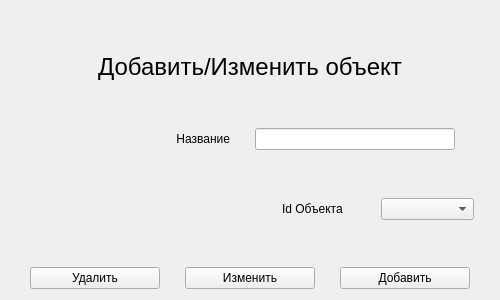
<?xml version="1.0" encoding="UTF-8"?>
<ui version="4.0">
 <class>NewObject</class>
 <widget class="QWidget" name="NewObject">
  <property name="geometry">
   <rect>
    <x>0</x>
    <y>0</y>
    <width>500</width>
    <height>300</height>
   </rect>
  </property>
  <property name="windowTitle">
   <string>Form</string>
  </property>
  <layout class="QGridLayout" name="gridLayout">
   <item row="4" column="0">
    <spacer name="verticalSpacer_2">
     <property name="orientation">
      <enum>Qt::Vertical</enum>
     </property>
     <property name="sizeHint" stdset="0">
      <size>
       <width>20</width>
       <height>20</height>
      </size>
     </property>
    </spacer>
   </item>
   <item row="6" column="0">
    <spacer name="verticalSpacer">
     <property name="orientation">
      <enum>Qt::Vertical</enum>
     </property>
     <property name="sizeHint" stdset="0">
      <size>
       <width>20</width>
       <height>10</height>
      </size>
     </property>
    </spacer>
   </item>
   <item row="0" column="0">
    <spacer name="verticalSpacer_4">
     <property name="orientation">
      <enum>Qt::Vertical</enum>
     </property>
     <property name="sizeHint" stdset="0">
      <size>
       <width>20</width>
       <height>10</height>
      </size>
     </property>
    </spacer>
   </item>
   <item row="2" column="0">
    <spacer name="verticalSpacer_3">
     <property name="orientation">
      <enum>Qt::Vertical</enum>
     </property>
     <property name="sizeHint" stdset="0">
      <size>
       <width>20</width>
       <height>40</height>
      </size>
     </property>
    </spacer>
   </item>
   <item row="5" column="0">
    <layout class="QHBoxLayout" name="horizontalLayout_2">
     <item>
      <spacer name="horizontalSpacer">
       <property name="orientation">
        <enum>Qt::Horizontal</enum>
       </property>
       <property name="sizeHint" stdset="0">
        <size>
         <width>40</width>
         <height>20</height>
        </size>
       </property>
      </spacer>
     </item>
     <item>
      <widget class="QLabel" name="label_8">
       <property name="minimumSize">
        <size>
         <width>93</width>
         <height>0</height>
        </size>
       </property>
       <property name="maximumSize">
        <size>
         <width>93</width>
         <height>16777215</height>
        </size>
       </property>
       <property name="text">
        <string>Id Объекта</string>
       </property>
      </widget>
     </item>
     <item>
      <widget class="QComboBox" name="comboBoxId">
       <property name="minimumSize">
        <size>
         <width>93</width>
         <height>0</height>
        </size>
       </property>
       <property name="maximumSize">
        <size>
         <width>93</width>
         <height>16777215</height>
        </size>
       </property>
      </widget>
     </item>
     <item>
      <spacer name="horizontalSpacer_4">
       <property name="orientation">
        <enum>Qt::Horizontal</enum>
       </property>
       <property name="sizeType">
        <enum>QSizePolicy::Minimum</enum>
       </property>
       <property name="sizeHint" stdset="0">
        <size>
         <width>15</width>
         <height>20</height>
        </size>
       </property>
      </spacer>
     </item>
    </layout>
   </item>
   <item row="1" column="0">
    <widget class="QLabel" name="label">
     <property name="font">
      <font>
       <pointsize>18</pointsize>
      </font>
     </property>
     <property name="text">
      <string>Добавить/Изменить объект</string>
     </property>
     <property name="alignment">
      <set>Qt::AlignCenter</set>
     </property>
    </widget>
   </item>
   <item row="3" column="0">
    <layout class="QHBoxLayout" name="horizontalLayout">
     <item>
      <widget class="QLabel" name="label_2">
       <property name="minimumSize">
        <size>
         <width>200</width>
         <height>0</height>
        </size>
       </property>
       <property name="maximumSize">
        <size>
         <width>200</width>
         <height>16777215</height>
        </size>
       </property>
       <property name="text">
        <string>Название</string>
       </property>
       <property name="alignment">
        <set>Qt::AlignRight|Qt::AlignTrailing|Qt::AlignVCenter</set>
       </property>
      </widget>
     </item>
     <item>
      <widget class="QLineEdit" name="lineEdit">
       <property name="minimumSize">
        <size>
         <width>200</width>
         <height>0</height>
        </size>
       </property>
       <property name="maximumSize">
        <size>
         <width>200</width>
         <height>16777215</height>
        </size>
       </property>
      </widget>
     </item>
     <item>
      <spacer name="horizontalSpacer_3">
       <property name="orientation">
        <enum>Qt::Horizontal</enum>
       </property>
       <property name="sizeType">
        <enum>QSizePolicy::Minimum</enum>
       </property>
       <property name="sizeHint" stdset="0">
        <size>
         <width>14</width>
         <height>10</height>
        </size>
       </property>
      </spacer>
     </item>
    </layout>
   </item>
   <item row="7" column="0">
    <layout class="QHBoxLayout" name="horizontalLayout_3">
     <item>
      <widget class="QPushButton" name="pushButton">
       <property name="minimumSize">
        <size>
         <width>130</width>
         <height>0</height>
        </size>
       </property>
       <property name="maximumSize">
        <size>
         <width>130</width>
         <height>16777215</height>
        </size>
       </property>
       <property name="text">
        <string>Удалить</string>
       </property>
      </widget>
     </item>
     <item>
      <widget class="QPushButton" name="pushButtonChange">
       <property name="minimumSize">
        <size>
         <width>130</width>
         <height>0</height>
        </size>
       </property>
       <property name="maximumSize">
        <size>
         <width>130</width>
         <height>16777215</height>
        </size>
       </property>
       <property name="text">
        <string>Изменить</string>
       </property>
      </widget>
     </item>
     <item>
      <widget class="QPushButton" name="pushButtonAdd">
       <property name="minimumSize">
        <size>
         <width>130</width>
         <height>0</height>
        </size>
       </property>
       <property name="maximumSize">
        <size>
         <width>130</width>
         <height>16777215</height>
        </size>
       </property>
       <property name="text">
        <string>Добавить</string>
       </property>
      </widget>
     </item>
    </layout>
   </item>
  </layout>
 </widget>
 <resources/>
 <connections/>
</ui>
